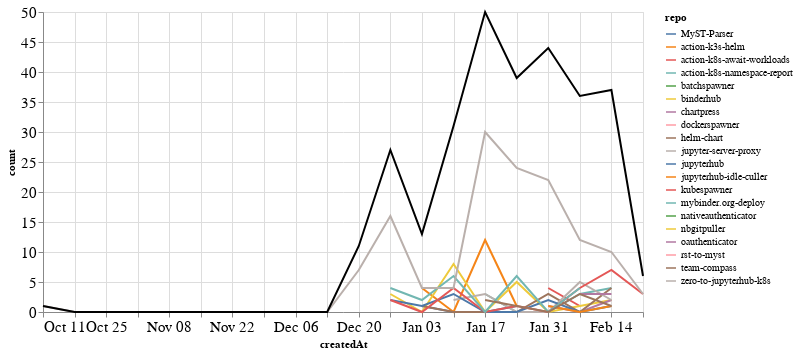

Write notebook code for a chart like this one.
### Markdown cell above
### Comments

### Code cell
comments_time = comments.groupby('repo').resample('W', on='createdAt').count()['author'].reset_index()
comments_time = comments_time.rename(columns={'author': 'count'})
comments_time_total = comments_time.groupby('createdAt').agg({"count": "sum"}).reset_index()
ch1 = alt.Chart(comments_time, width=600).mark_line().encode(
    x='createdAt',
    y='count',
    color='repo',
    tooltip="repo"
)

ch2 = alt.Chart(comments_time_total, width=600).mark_line(color="black").encode(
    x='createdAt',
    y='count',
)

ch1 + ch2

### Figure 1 — Vega-Lite specification as saved in the notebook (floating-point values rounded to 4 significant figures)
{"config": {"axisLeft": {"labelFontSize": 15}, "axisBottom": {"labelFontSize": 15}}, "layer": [{"data": {"name": "data-6ce652a593b1fa6178aabf5c1f9229f4"}, "mark": "line", "encoding": {"color": {"type": "nominal", "field": "repo"}, "tooltip": {"type": "nominal", "field": "repo"}, "x": {"type": "temporal", "field": "createdAt"}, "y": {"type": "quantitative", "field": "count"}}, "width": 600}, {"data": {"name": "data-f3d12022f58ae1130acf9a35fe287b6d"}, "mark": {"type": "line", "color": "black"}, "encoding": {"x": {"type": "temporal", "field": "createdAt"}, "y": {"type": "quantitative", "field": "count"}}, "width": 600}], "$schema": "https://vega.github.io/schema/vega-lite/v4.8.1.json", "datasets": {"data-6ce652a593b1fa6178aabf5c1f9229f4": [{"repo": "MyST-Parser", "createdAt": "2021-01-03T00:00:00", "count": 1}, {"repo": "MyST-Parser", "createdAt": "2021-01-10T00:00:00", "count": 0}, {"repo": "MyST-Parser", "createdAt": "2021-01-17T00:00:00", "count": 0}, {"repo": "MyST-Parser", "createdAt": "2021-01-24T00:00:00", "count": 1}, {"repo": "action-k3s-helm", "createdAt": "2021-01-03T00:00:00", "count": 4}, {"repo": "action-k3s-helm", "createdAt": "2021-01-10T00:00:00", "count": 0}, {"repo": "action-k3s-helm", "createdAt": "2021-01-17T00:00:00", "count": 12}, {"repo": "action-k3s-helm", "createdAt": "2021-01-24T00:00:00", "count": 1}, {"repo": "action-k8s-await-workloads", "createdAt": "2021-01-31T00:00:00", "count": 4}, {"repo": "action-k8s-await-workloads", "createdAt": "2021-02-07T00:00:00", "count": 1}, {"repo": "action-k8s-namespace-report", "createdAt": "2021-01-17T00:00:00", "count": 3}, {"repo": "action-k8s-namespace-report", "createdAt": "2021-01-24T00:00:00", "count": 0}, {"repo": "action-k8s-namespace-report", "createdAt": "2021-01-31T00:00:00", "count": 0}, {"repo": "action-k8s-namespace-report", "createdAt": "2021-02-07T00:00:00", "count": 3}, {"repo": "action-k8s-namespace-report", "createdAt": "2021-02-14T00:00:00", "count": 4}, {"repo": "batchspawner", "createdAt": "2021-01-31T00:00:00", "count": 8}, {"repo": "binderhub", "createdAt": "2020-12-27T00:00:00", "count": 3}, {"repo": "binderhub", "createdAt": "2021-01-03T00:00:00", "count": 0}, {"repo": "binderhub", "createdAt": "2021-01-10T00:00:00", "count": 8}, {"repo": "binderhub", "createdAt": "2021-01-17T00:00:00", "count": 0}, {"repo": "binderhub", "createdAt": "2021-01-24T00:00:00", "count": 5}, {"repo": "binderhub", "createdAt": "2021-01-31T00:00:00", "count": 0}, {"repo": "binderhub", "createdAt": "2021-02-07T00:00:00", "count": 1}, {"repo": "binderhub", "createdAt": "2021-02-14T00:00:00", "count": 2}, {"repo": "chartpress", "createdAt": "2021-01-31T00:00:00", "count": 1}, {"repo": "chartpress", "createdAt": "2021-02-07T00:00:00", "count": 0}, {"repo": "chartpress", "createdAt": "2021-02-14T00:00:00", "count": 2}, {"repo": "dockerspawner", "createdAt": "2020-12-20T00:00:00", "count": 4}, {"repo": "helm-chart", "createdAt": "2021-01-03T00:00:00", "count": 1}, {"repo": "helm-chart", "createdAt": "2021-01-10T00:00:00", "count": 0}, {"repo": "helm-chart", "createdAt": "2021-01-17T00:00:00", "count": 0}, {"repo": "helm-chart", "createdAt": "2021-01-24T00:00:00", "count": 0}, {"repo": "helm-chart", "createdAt": "2021-01-31T00:00:00", "count": 3}, {"repo": "helm-chart", "createdAt": "2021-02-07T00:00:00", "count": 0}, {"repo": "helm-chart", "createdAt": "2021-02-14T00:00:00", "count": 4}, {"repo": "jupyter-server-proxy", "createdAt": "2021-01-10T00:00:00", "count": 2}, {"repo": "jupyter-server-proxy", "createdAt": "2021-01-17T00:00:00", "count": 3}, {"repo": "jupyter-server-proxy", "createdAt": "2021-01-24T00:00:00", "count": 0}, {"repo": "jupyter-server-proxy", "createdAt": "2021-01-31T00:00:00", "count": 0}, {"repo": "jupyter-server-proxy", "createdAt": "2021-02-07T00:00:00", "count": 5}, {"repo": "jupyter-server-proxy", "createdAt": "2021-02-14T00:00:00", "count": 2}, {"repo": "jupyterhub", "createdAt": "2020-12-27T00:00:00", "count": 2}, {"repo": "jupyterhub", "createdAt": "2021-01-03T00:00:00", "count": 1}, {"repo": "jupyterhub", "createdAt": "2021-01-10T00:00:00", "count": 3}, {"repo": "jupyterhub", "createdAt": "2021-01-17T00:00:00", "count": 0}, {"repo": "jupyterhub", "createdAt": "2021-01-24T00:00:00", "count": 0}, {"repo": "jupyterhub", "createdAt": "2021-01-31T00:00:00", "count": 2}, {"repo": "jupyterhub", "createdAt": "2021-02-07T00:00:00", "count": 0}, {"repo": "jupyterhub", "createdAt": "2021-02-14T00:00:00", "count": 1}, {"repo": "jupyterhub-idle-culler", "createdAt": "2021-01-31T00:00:00", "count": 1}, {"repo": "jupyterhub-idle-culler", "createdAt": "2021-02-07T00:00:00", "count": 0}, {"repo": "jupyterhub-idle-culler", "createdAt": "2021-02-14T00:00:00", "count": 1}, {"repo": "kubespawner", "createdAt": "2020-12-27T00:00:00", "count": 2}, {"repo": "kubespawner", "createdAt": "2021-01-03T00:00:00", "count": 0}, {"repo": "kubespawner", "createdAt": "2021-01-10T00:00:00", "count": 4}, {"repo": "kubespawner", "createdAt": "2021-01-17T00:00:00", "count": 0}, {"repo": "kubespawner", "createdAt": "2021-01-24T00:00:00", "count": 1}, {"repo": "kubespawner", "createdAt": "2021-01-31T00:00:00", "count": 0}, {"repo": "kubespawner", "createdAt": "2021-02-07T00:00:00", "count": 4}, {"repo": "kubespawner", "createdAt": "2021-02-14T00:00:00", "count": 7}, {"repo": "kubespawner", "createdAt": "2021-02-21T00:00:00", "count": 3}, {"repo": "mybinder.org-deploy", "createdAt": "2020-12-27T00:00:00", "count": 4}, {"repo": "mybinder.org-deploy", "createdAt": "2021-01-03T00:00:00", "count": 2}, {"repo": "mybinder.org-deploy", "createdAt": "2021-01-10T00:00:00", "count": 6}, {"repo": "mybinder.org-deploy", "createdAt": "2021-01-17T00:00:00", "count": 0}, {"repo": "mybinder.org-deploy", "createdAt": "2021-01-24T00:00:00", "count": 6}, {"repo": "mybinder.org-deploy", "createdAt": "2021-01-31T00:00:00", "count": 0}, {"repo": "mybinder.org-deploy", "createdAt": "2021-02-07T00:00:00", "count": 4}, {"repo": "nativeauthenticator", "createdAt": "2021-01-31T00:00:00", "count": 3}, {"repo": "nbgitpuller", "createdAt": "2021-01-10T00:00:00", "count": 3}, {"repo": "oauthenticator", "createdAt": "2021-02-07T00:00:00", "count": 3}, {"repo": "oauthenticator", "createdAt": "2021-02-14T00:00:00", "count": 3}, {"repo": "rst-to-myst", "createdAt": "2021-01-10T00:00:00", "count": 1}, {"repo": "team-compass", "createdAt": "2021-01-17T00:00:00", "count": 2}, {"repo": "team-compass", "createdAt": "2021-01-24T00:00:00", "count": 1}, {"repo": "team-compass", "createdAt": "2021-01-31T00:00:00", "count": 0}, {"repo": "team-compass", "createdAt": "2021-02-07T00:00:00", "count": 3}, {"repo": "team-compass", "createdAt": "2021-02-14T00:00:00", "count": 1}, {"repo": "zero-to-jupyterhub-k8s", "createdAt": "2020-10-11T00:00:00", "count": 1}, {"repo": "zero-to-jupyterhub-k8s", "createdAt": "2020-10-18T00:00:00", "count": 0}, {"repo": "zero-to-jupyterhub-k8s", "createdAt": "2020-10-25T00:00:00", "count": 0}, {"repo": "zero-to-jupyterhub-k8s", "createdAt": "2020-11-01T00:00:00", "count": 0}, {"repo": "zero-to-jupyterhub-k8s", "createdAt": "2020-11-08T00:00:00", "count": 0}, {"repo": "zero-to-jupyterhub-k8s", "createdAt": "2020-11-15T00:00:00", "count": 0}, {"repo": "zero-to-jupyterhub-k8s", "createdAt": "2020-11-22T00:00:00", "count": 0}, {"repo": "zero-to-jupyterhub-k8s", "createdAt": "2020-11-29T00:00:00", "count": 0}, {"repo": "zero-to-jupyterhub-k8s", "createdAt": "2020-12-06T00:00:00", "count": 0}, {"repo": "zero-to-jupyterhub-k8s", "createdAt": "2020-12-13T00:00:00", "count": 0}, {"repo": "zero-to-jupyterhub-k8s", "createdAt": "2020-12-20T00:00:00", "count": 7}, {"repo": "zero-to-jupyterhub-k8s", "createdAt": "2020-12-27T00:00:00", "count": 16}, {"repo": "zero-to-jupyterhub-k8s", "createdAt": "2021-01-03T00:00:00", "count": 4}, {"repo": "zero-to-jupyterhub-k8s", "createdAt": "2021-01-10T00:00:00", "count": 4}, {"repo": "zero-to-jupyterhub-k8s", "createdAt": "2021-01-17T00:00:00", "count": 30}, {"repo": "zero-to-jupyterhub-k8s", "createdAt": "2021-01-24T00:00:00", "count": 24}, {"repo": "zero-to-jupyterhub-k8s", "createdAt": "2021-01-31T00:00:00", "count": 22}, {"repo": "zero-to-jupyterhub-k8s", "createdAt": "2021-02-07T00:00:00", "count": 12}, {"repo": "zero-to-jupyterhub-k8s", "createdAt": "2021-02-14T00:00:00", "count": 10}, {"repo": "zero-to-jupyterhub-k8s", "createdAt": "2021-02-21T00:00:00", "count": 3}], "data-f3d12022f58ae1130acf9a35fe287b6d": [{"createdAt": "2020-10-11T00:00:00", "count": 1}, {"createdAt": "2020-10-18T00:00:00", "count": 0}, {"createdAt": "2020-10-25T00:00:00", "count": 0}, {"createdAt": "2020-11-01T00:00:00", "count": 0}, {"createdAt": "2020-11-08T00:00:00", "count": 0}, {"createdAt": "2020-11-15T00:00:00", "count": 0}, {"createdAt": "2020-11-22T00:00:00", "count": 0}, {"createdAt": "2020-11-29T00:00:00", "count": 0}, {"createdAt": "2020-12-06T00:00:00", "count": 0}, {"createdAt": "2020-12-13T00:00:00", "count": 0}, {"createdAt": "2020-12-20T00:00:00", "count": 11}, {"createdAt": "2020-12-27T00:00:00", "count": 27}, {"createdAt": "2021-01-03T00:00:00", "count": 13}, {"createdAt": "2021-01-10T00:00:00", "count": 31}, {"createdAt": "2021-01-17T00:00:00", "count": 50}, {"createdAt": "2021-01-24T00:00:00", "count": 39}, {"createdAt": "2021-01-31T00:00:00", "count": 44}, {"createdAt": "2021-02-07T00:00:00", "count": 36}, {"createdAt": "2021-02-14T00:00:00", "count": 37}, {"createdAt": "2021-02-21T00:00:00", "count": 6}]}}
